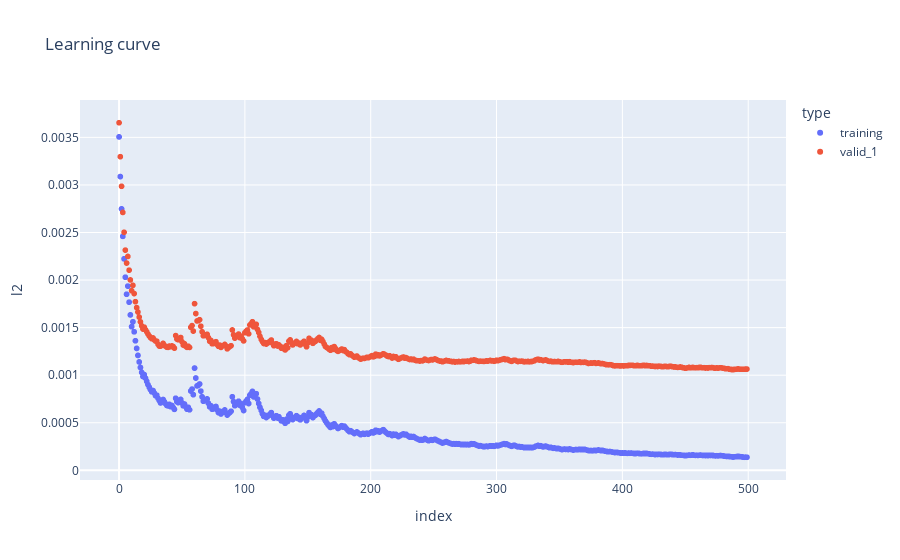

The code cell stored with this chart in its notebook:
### Code cell
# num_leaves << 2^(max_depth)

lgb_reg = LGBMRegressor(
    boosting_type='dart',
#     num_leaves=8,
#     max_depth=4,
    learning_rate=0.1,
    n_estimators=500,
    subsample_for_bin=500,
    objective='regression',
    class_weight=None,
    min_split_gain=0,
    min_child_weight=0.001,
    min_child_samples=10,
    subsample=0.8,
    subsample_freq=30,
    colsample_bytree=0.9,
    colsample_bynode=0.1,
    reg_alpha=0.05,
    reg_lambda=0.05,
    random_state=None,
    n_jobs=-1,
    silent=True,
    importance_type='split'
)

lgbm = lgb_reg.fit(X=X_train, y=y_train,
                  eval_set = eval_set, verbose=0)

y_pred_train = lgbm.predict(X_train)
y_pred_val = lgbm.predict(X_val)

train_rmse = mean_squared_error(y_true=y_train, y_pred=y_pred_train, squared=False)
val_rmse = mean_squared_error(y_true=y_val, y_pred=y_pred_val, squared=False)
print(f'RMSE Train: {train_rmse: .8f}')
print(f'RMSE Valid: {val_rmse: .8f}\tRatio (val/train): {val_rmse/train_rmse: .5f}')

plot_lgb_history(lgbm)

### Figure 1 — Plotly figure (JSON) as saved in the notebook; plotly's stock layout.template omitted (floating-point values rounded to 4 significant figures; data arrays with more than 128 entries replaced by an {"elided": "..."} marker saying what was removed)
{"data": [{"hovertemplate": "type=training<br>index=%{x}<br>l2=%{y}<extra></extra>", "legendgroup": "training", "marker": {"color": "#636efa", "symbol": "circle"}, "mode": "markers", "name": "training", "showlegend": true, "type": "scattergl", "x": {"elided": "1000 int values"}, "xaxis": "x", "y": {"elided": "1000 float values"}, "yaxis": "y"}, {"hovertemplate": "type=valid_1<br>index=%{x}<br>l2=%{y}<extra></extra>", "legendgroup": "valid_1", "marker": {"color": "#EF553B", "symbol": "circle"}, "mode": "markers", "name": "valid_1", "showlegend": true, "type": "scattergl", "x": {"elided": "500 int values"}, "xaxis": "x", "y": {"elided": "500 float values"}, "yaxis": "y"}], "layout": {"legend": {"title": {"text": "type"}, "tracegroupgap": 0}, "title": {"text": "Learning curve"}, "xaxis": {"anchor": "y", "domain": [0, 1], "title": {"text": "index"}}, "yaxis": {"anchor": "x", "domain": [0, 1], "title": {"text": "l2"}}}}
